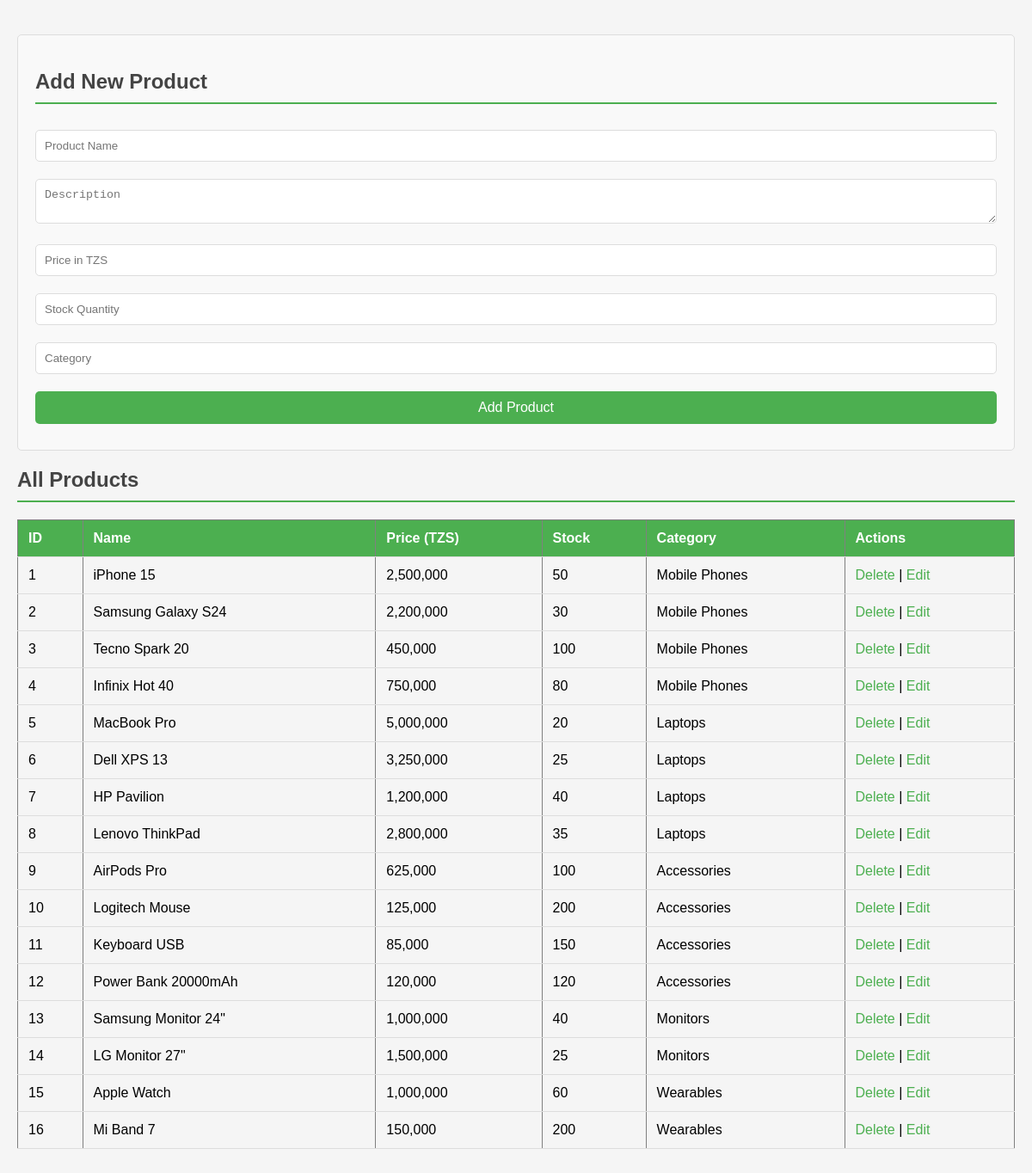
The app's page /manage_product.php (signed in) with its own data.
### tables this page shows
CREATE TABLE products (
    id INT PRIMARY KEY AUTO_INCREMENT,
    name VARCHAR(200) NOT NULL,
    description TEXT,
    price DECIMAL(10,2) NOT NULL,
    stock_quantity INT DEFAULT 0,
    category VARCHAR(100),
    created_at TIMESTAMP DEFAULT CURRENT_TIMESTAMP
);

### manage_product.php (the view, shortened to what this page needs)
<?php
require_once 'includes/db_connection.php';
?>
<!DOCTYPE html>
<html>
<head>
</head>
<body>
        <div class="form-container">
            <h2>Add New Product</h2>
            <form method="POST" action="">
                <input type="text" name="product_name" placeholder="Product Name" required>
                <textarea name="product_description" placeholder="Description"></textarea>
                <input type="number" step="1" name="product_price" placeholder="Price in TZS" required>
                <input type="number" name="product_stock" placeholder="Stock Quantity" required>
                <input type="text" name="product_category" placeholder="Category">
                <button type="submit" name="add_product">Add Product</button>
            </form>
        </div>
        <div id="products">
            <h2>All Products</h2>
            <table border="1" width="100%">
                <tr>
                    <th>ID</th>
                    <th>Name</th>
                    <th>Price (TZS)</th>
                    <th>Stock</th>
                    <th>Category</th>
                    <th>Actions</th>
                </tr>
                <?php
                $sql = "SELECT * FROM products";
                $result = $conn->query($sql);
                if($result->num_rows > 0) {
                    while($row = $result->fetch_assoc()) {
                        echo "<tr>";
                        echo "<td>" . $row['id'] . "</td>";
                        echo "<td>" . $row['name'] . "</td>";
                        echo "<td>" . number_format($row['price'], 0, '.', ',') . "</td>";
                        echo "<td>" . $row['stock_quantity'] . "</td>";
                        echo "<td>" . $row['category'] . "</td>";
                        echo "<td>";
                        echo "<a href='?delete_product=" . $row['id'] . "'>Delete</a> | ";
                        echo "<a href='edit_product.php?id=" . $row['id'] . "'>Edit</a>";
                        echo "</td>";
                        echo "</tr>";
                    }
                }
                ?>
            </table>
        </div>
</body>
</html>

### records on screen
products: id "1", name "iPhone 15", price "2,500,000", stock_quantity "50", category "Mobile Phones"
products: id "2", name "Samsung Galaxy S24", price "2,200,000", stock_quantity "30", category "Mobile Phones"
products: id "3", name "Tecno Spark 20", price "450,000", stock_quantity "100", category "Mobile Phones"
products: id "4", name "Infinix Hot 40", price "750,000", stock_quantity "80", category "Mobile Phones"
products: id "5", name "MacBook Pro", price "5,000,000", stock_quantity "20", category "Laptops"
products: id "6", name "Dell XPS 13", price "3,250,000", stock_quantity "25", category "Laptops"
products: id "7", name "HP Pavilion", price "1,200,000", stock_quantity "40", category "Laptops"
products: id "8", name "Lenovo ThinkPad", price "2,800,000", stock_quantity "35", category "Laptops"
products: id "9", name "AirPods Pro", price "625,000", stock_quantity "100", category "Accessories"
products: id "10", name "Logitech Mouse", price "125,000", stock_quantity "200", category "Accessories"
products: id "11", name "Keyboard USB", price "85,000", stock_quantity "150", category "Accessories"
products: id "12", name "Power Bank 20000mAh", price "120,000", stock_quantity "120", category "Accessories"
products: id "13", name "Samsung Monitor 24\"", price "1,000,000", stock_quantity "40", category "Monitors"
products: id "14", name "LG Monitor 27\"", price "1,500,000", stock_quantity "25", category "Monitors"
products: id "15", name "Apple Watch", price "1,000,000", stock_quantity "60", category "Wearables"
products: id "16", name "Mi Band 7", price "150,000", stock_quantity "200", category "Wearables"
